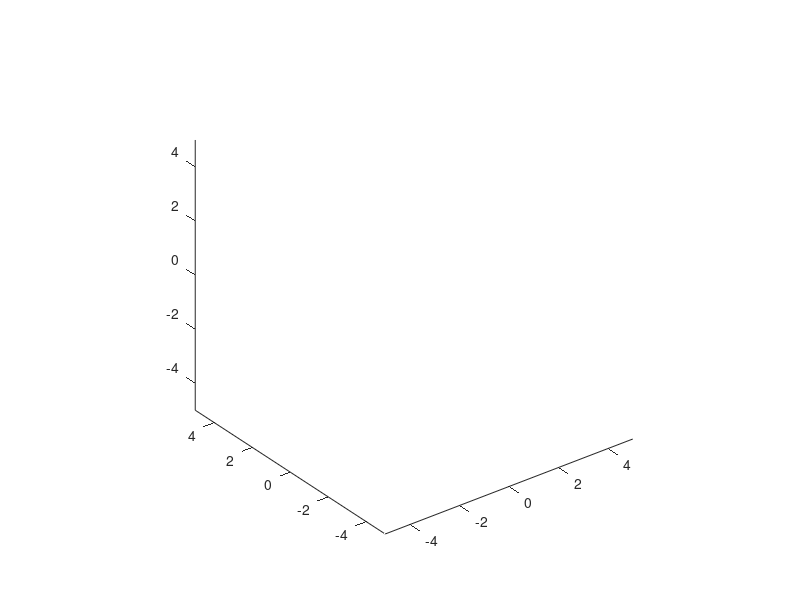

This chart was generated by the following MATLAB code: (Note: this script raises an error after producing the figure.)
% Define system parameters
m = [1, 1, 1, 1, 1]; % Masses
l = [1, 1, 1, 1, 1]; % Lengths
k = [50, 90, 15, 90, 50]; % Torsional spring constants

% Define the differential equations
dynamics = @(t, theta) [theta(2); 
                        (-k(1)*theta(1) - k(2)*(theta(1) - theta(3))) / (2*m(1)*l(1)^2);
                        theta(4);
                        (-k(2)*(theta(3) - theta(1)) - k(3)*(theta(3) - theta(5))) / (2*m(2)*l(2)^2);
                        theta(6);
                        (-k(3)*(theta(5) - theta(3)) - k(4)*(theta(5) - theta(7))) / (2*m(3)*l(3)^2);
                        theta(8);
                        (-k(4)*(theta(7) - theta(5)) - k(5)*(theta(7) - theta(9))) / (2*m(4)*l(4)^2);
                        theta(10);
                        (-k(5)*(theta(9) - theta(7))) / (2*m(5)*l(5)^2)];

% Initial conditions
theta0 = [0.1; 0; 0.1; 0; 0.1; 0; 0.1; 0; 0.1; 0]; % Initial angles and angular velocities

% Time span
tspan = linspace(0, 10, 1000); % Finer time span for smoother animation

% Solve the differential equations
[t, theta] = ode45(dynamics, tspan, theta0);

% Define the modes
modes = [1, 4/3, 10/7, 4/3, 1; 
         -1, -2/3, 0, 2/3, 1;
         1, -4/3, -10/9, -4/9, 1;
         -1, 2, 0, -2, 1;
         -1, -4, 6, -4, 1];

% Create the 3D animation for all modes in a single figure
figure;
axis equal;
axis([-5 5 -5 5 -5 5]); % Enlarge the viewing boundaries
view(3); % Set the view to 3D
hold on;
masses = gobjects(5, 2);
rods = gobjects(5, 1);
colors = ['b', 'r', 'g', 'm', 'c'];

for i = 1:5
    masses(i, 1) = animatedline('Marker', 'o', 'MarkerSize', 8, 'MarkerFaceColor', colors(i), 'Color', colors(i));
    masses(i, 2) = animatedline('Marker', 'o', 'MarkerSize', 8, 'MarkerFaceColor', colors(i), 'Color', colors(i));
    rods(i) = animatedline('LineWidth', 2, 'Color', 'k');
end

xlabel('X Position');
ylabel('Y Position');
zlabel('Rod Index');
title('3D Physical Animation of All Modes');
grid on;
axis manual; % Fix the axes limits
xlim([-5 5]);
ylim([-5 5]);
zlim([-5 5]);

for i = 1:length(t)
    for j = 1:5
        clearpoints(masses(j, 1));
        clearpoints(masses(j, 2));
        clearpoints(rods(j));
        
        addpoints(masses(j, 1), l(j)*cos(modes(j, j)*theta(i, j)), l(j)*sin(modes(j, j)*theta(i, j)), j);
        addpoints(masses(j, 2), -l(j)*cos(modes(j, j)*theta(i, j)), -l(j)*sin(modes(j, j)*theta(i, j)), j);
        addpoints(rods(j), l(j)*cos(modes(j, j)*theta(i, j)), l(j)*sin(modes(j, j)*theta(i, j)), j);
        addpoints(rods(j), -l(j)*cos(modes(j, j)*theta(i, j)), -l(j)*sin(modes(j, j)*theta(i, j)), j);
    end
    drawnow; % Update the animation
end
